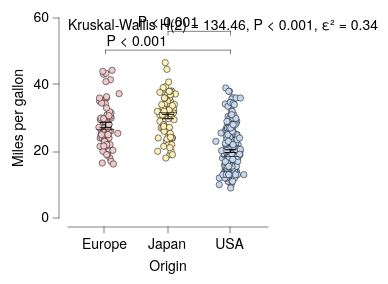

Vega-Lite specification stored for this chart:
### Vega-Lite specification from a JSON file in a GitHub repository (floating-point values rounded to 4 significant figures; data arrays with more than 128 entries replaced by an {"elided": "..."} marker saying what was removed)
{"background": null, "config": {"arc": {"fill": "#DBDBDB", "fillOpacity": 1.0, "innerRadius": 25.0, "padAngle": 0.03, "stroke": "black", "strokeOpacity": 1, "strokeWidth": 0.25}, "area": {"fill": "#DBDBDB", "fillOpacity": 1.0, "stroke": "black", "strokeOpacity": 1, "strokeWidth": 0.25}, "axis": {"domain": true, "domainCap": "round", "domainColor": "black", "domainWidth": 0.25, "grid": false, "gridCap": "round", "gridColor": "#F1F1F1", "gridDash": [0, 0], "gridOpacity": 1.0, "gridWidth": 0.25, "labelColor": "black", "labelFont": "HelveticaNeue", "labelFontSize": 7, "labelFontStyle": "normal", "labelFontWeight": 400, "offset": 4.5, "ticks": true, "tickCap": "round", "tickColor": "black", "tickSize": 3, "tickWidth": 0.25, "titleColor": "black", "titleFont": "HelveticaNeue", "titleFontSize": 7, "titleFontStyle": "normal", "titleFontWeight": 400}, "axisX": {"domain": true, "labelAlign": "center", "labelAngle": 0, "labels": true, "ticks": true, "translate": 0}, "axisY": {"domain": true, "labelAlign": "right", "labelAngle": 0, "labels": true, "ticks": true, "translate": 0}, "axisRight": {"domain": true, "labelAlign": "left", "labelAngle": 0, "labels": true, "ticks": true, "translate": 0}, "axisTop": {"domain": true, "labelAlign": "center", "labelAngle": 0, "labels": true, "ticks": true, "translate": 0}, "bar": {"fill": "#DBDBDB", "fillOpacity": 1.0, "stroke": "black", "strokeOpacity": 1, "strokeWidth": 0.25}, "boxplot": {"size": 9.0, "ticks": {"cornerRadius": 0.25, "fill": "black", "size": 4.5, "thickness": 0.25}, "box": {"fillOpacity": 1.0, "stroke": "black", "strokeOpacity": 1, "strokeWidth": 0.25}, "median": {"fill": "black", "fillOpacity": 1.0, "size": 9.0, "thickness": 0.25}, "rule": {"fill": "black", "fillOpacity": 1.0, "size": 10.0, "stroke": "black", "strokeDash": [0, 0], "strokeOpacity": 1, "strokeWidth": 0.25}, "outliers": {"color": "black", "fill": "black", "fillOpacity": 1.0, "size": 0, "stroke": "black", "strokeOpacity": 1, "strokeWidth": 0.25}}, "circle": {"fill": "black", "fillOpacity": 1.0, "size": 0.5, "stroke": "black", "strokeOpacity": 1, "strokeWidth": 0.25}, "errorband": {"band": {"fillOpacity": 0.6, "stroke": null, "strokeWidth": 0.25, "strokeOpacity": 1}, "borders": {"opacity": 0, "strokeOpacity": 0.25, "strokeWidth": 1}}, "errorbar": {"opacity": 1, "rule": {"strokeDash": [0, 0], "strokeWidth": 0.5}, "ticks": {"color": "black", "cornerRadius": 0.25, "opacity": 1, "size": 6.0, "thickness": 0.5}, "thickness": 0.5}, "font": "HelveticaNeue", "geoshape": {"fill": "#DBDBDB", "fillOpacity": 1.0, "stroke": "black", "strokeOpacity": 1, "strokeWidth": 0.25}, "header": {"labelColor": "black", "labelFont": "HelveticaNeue", "labelFontSize": 7, "labelFontStyle": "normal", "labelFontWeight": 400, "titleColor": "black", "titleFont": "HelveticaNeue", "titleFontSize": 7, "titleFontStyle": "normal", "titleFontWeight": 400, "titlePadding": 0}, "legend": {"disable": false, "offset": 4.5, "gradientLength": 50.0, "gradientThickness": 5.0, "gradientOpacity": 1.0, "gradientStrokeColor": "black", "gradientStrokeWidth": 0.25, "labelColor": "black", "labelFont": "HelveticaNeue", "labelFontSize": 7, "labelFontStyle": "normal", "labelFontWeight": 400, "strokeColor": "black", "strokeWidth": 0, "symbolSize": 42, "symbolStrokeColor": "black", "symbolStrokeWidth": 0.25, "titleColor": "black", "titleFont": "HelveticaNeue", "titleFontSize": 7, "titleFontStyle": "normal", "titleFontWeight": 400}, "line": {"color": "black", "stroke": "black", "strokeCap": "round", "strokeDash": [0, 0], "strokeOpacity": 1, "strokeWidth": 0.375}, "point": {"filled": true, "fill": "#DBDBDB", "fillOpacity": 1.0, "size": 5.0, "stroke": "black", "strokeOpacity": 1, "strokeWidth": 0.25}, "range": {"category": ["#C6D9F1", "#F1C9CB", "#FEF0B9", "#CEE37A", "#7AA8E0", "#E589A3", "#FDDD5D", "#68B961", "#4177B1", "#C35082", "#E5C227", "#438156"], "diverging": {"scheme": ["#C35082", "#CE6D94", "#D989A7", "#E2A4BA", "#EABFCE", "#F1DBE2", "#F6F6F6", "#D7E0EB", "#B9CBE0", "#9BB6D5", "#7DA1C9", "#5F8CBD", "#4177B1"]}, "heatmap": {"scheme": ["#DFE9F7", "#C6D9F1", "#ADC8EC", "#94B8E6", "#7AA8E0", "#6097DA", "#4D87CA", "#4177B1", "#386898", "#2F597F", "#264A69", "#1D3A58"]}, "ordinal": {"scheme": ["#F1F1F1", "#DBDBDB", "#C6C6C6", "#B2B2B2", "#9D9D9D", "#898989", "#767676", "#636363", "#515151", "#404040", "#2F2F2F", "#1F1F1F"]}, "ramp": {"scheme": ["#DFE9F7", "#C6D9F1", "#ADC8EC", "#94B8E6", "#7AA8E0", "#6097DA", "#4D87CA", "#4177B1", "#386898", "#2F597F", "#264A69", "#1D3A58"]}}, "rule": {"color": "black", "stroke": "black", "strokeCap": "round", "strokeDash": [2, 2], "strokeOpacity": 1, "strokeWidth": 0.25}, "scale": {"bandPaddingInner": 0.1, "bandPaddingOuter": 0.1, "round": false}, "rect": {"fill": "#DBDBDB", "fillOpacity": 1.0, "stroke": "black", "strokeOpacity": 1, "strokeWidth": 0.25}, "square": {"fill": "#DBDBDB", "fillOpacity": 1.0, "size": 10.0, "stroke": "black", "strokeOpacity": 1, "strokeWidth": 0.25}, "text": {"color": "black", "font": "HelveticaNeue", "fontSize": 7, "fontStyle": "normal", "fontWeight": 400}, "title": {"anchor": "middle", "frame": "group", "color": "black", "font": "HelveticaNeue", "fontSize": 7, "fontStyle": "normal", "fontWeight": 400, "subtitleColor": "black", "subtitleFont": "HelveticaNeue", "subtitleFontSize": "HelveticaNeue", "subtitleFontStyle": "normal", "subtitleFontWeight": 400}, "view": {"continuousWidth": 100, "continuousHeight": 100, "discreteWidth": 100, "discreteHeight": 100, "fill": null, "stroke": null, "strokeWidth": 0.25}}, "layer": [{"data": {"name": "data-5a85ede2053d4aec77293cfb476ae07b"}, "mark": {"type": "circle", "opacity": 1.0, "size": 10.0}, "encoding": {"color": {"field": "Origin", "legend": null, "sort": ["USA", "Europe", "Japan"], "title": null, "type": "nominal"}, "x": {"axis": {}, "field": "Origin", "sort": ["USA", "Europe", "Japan"], "title": "Origin", "type": "nominal"}, "xOffset": {"field": "jitter_x", "scale": {"domain": [-7.33, 7.33], "range": [5.17, 19.83]}, "type": "quantitative"}, "y": {"field": "Miles_per_Gallon", "title": "Miles per gallon", "type": "quantitative"}}}, {"data": {"name": "data-fb2d1ad9bf126d375f53c43be2e3e749"}, "mark": {"type": "errorbar"}, "encoding": {"x": {"axis": {}, "field": "Origin", "sort": ["USA", "Europe", "Japan"], "title": "Origin", "type": "nominal"}, "y": {"field": "__mean", "title": "Miles per gallon", "type": "quantitative"}, "yError": {"field": "__error"}}}, {"data": {"name": "data-5a85ede2053d4aec77293cfb476ae07b"}, "mark": {"type": "boxplot", "box": {"fillOpacity": 0, "strokeOpacity": 0}, "outliers": {"opacity": 0}, "rule": {"strokeOpacity": 0}, "ticks": false}, "encoding": {"x": {"axis": {}, "field": "Origin", "sort": ["USA", "Europe", "Japan"], "title": "Origin", "type": "nominal"}, "y": {"field": "Miles_per_Gallon", "title": "Miles per gallon", "type": "quantitative"}}}, {"layer": [{"data": {"name": "data-679edc1677894b30ad1864269922c358"}, "mark": {"type": "text", "align": "left", "angle": 0, "baseline": "top", "dx": 0, "dy": 0, "fontSize": 7, "opacity": 1.0}, "encoding": {"text": {"field": "__text", "type": "nominal"}, "x": {"value": 0}, "y": {"value": 0}}}, {"layer": [{"data": {"values": [{"x": "USA", "x2": "Europe", "y": 50.36, "__dysonsphere__": 1}]}, "mark": {"type": "rule", "strokeCap": "round", "strokeDash": [0, 0], "strokeWidth": 0.25}, "encoding": {"x": {"field": "x", "type": "nominal"}, "x2": {"field": "x2"}, "y": {"field": "y", "type": "quantitative"}}}, {"data": {"values": [{"x": "USA", "y": 50.36, "y2": 49.23, "__dysonsphere__": 1}]}, "mark": {"type": "rule", "strokeCap": "round", "strokeDash": [0, 0], "strokeWidth": 0.25}, "encoding": {"x": {"field": "x", "type": "nominal"}, "y": {"field": "y", "type": "quantitative"}, "y2": {"field": "y2"}}}, {"data": {"values": [{"x": "Europe", "y": 50.36, "y2": 49.23, "__dysonsphere__": 1}]}, "mark": {"type": "rule", "strokeCap": "round", "strokeDash": [0, 0], "strokeWidth": 0.25}, "encoding": {"x": {"field": "x", "type": "nominal"}, "y": {"field": "y", "type": "quantitative"}, "y2": {"field": "y2"}}}, {"data": {"values": [{"y": 50.36, "label": "P < 0.001", "__dysonsphere__": 1}]}, "mark": {"type": "text", "align": "center", "dy": -4, "fontSize": 7}, "encoding": {"text": {"field": "label", "type": "nominal"}, "x": {"value": 34.38}, "y": {"field": "y", "type": "quantitative"}}}]}, {"layer": [{"data": {"values": [{"x": "USA", "x2": "Japan", "y": 56.0, "__dysonsphere__": 1}]}, "mark": {"type": "rule", "strokeCap": "round", "strokeDash": [0, 0], "strokeWidth": 0.25}, "encoding": {"x": {"field": "x", "type": "nominal"}, "x2": {"field": "x2"}, "y": {"field": "y", "type": "quantitative"}}}, {"data": {"values": [{"x": "USA", "y": 56.0, "y2": 54.87, "__dysonsphere__": 1}]}, "mark": {"type": "rule", "strokeCap": "round", "strokeDash": [0, 0], "strokeWidth": 0.25}, "encoding": {"x": {"field": "x", "type": "nominal"}, "y": {"field": "y", "type": "quantitative"}, "y2": {"field": "y2"}}}, {"data": {"values": [{"x": "Japan", "y": 56.0, "y2": 54.87, "__dysonsphere__": 1}]}, "mark": {"type": "rule", "strokeCap": "round", "strokeDash": [0, 0], "strokeWidth": 0.25}, "encoding": {"x": {"field": "x", "type": "nominal"}, "y": {"field": "y", "type": "quantitative"}, "y2": {"field": "y2"}}}, {"data": {"values": [{"y": 56.0, "label": "P < 0.001", "__dysonsphere__": 1}]}, "mark": {"type": "text", "align": "center", "dy": -4, "fontSize": 7}, "encoding": {"text": {"field": "label", "type": "nominal"}, "x": {"value": 50.0}, "y": {"field": "y", "type": "quantitative"}}}]}], "name": "__dysonsphere_7f31558d4d7656ba_5"}], "$schema": "https://vega.github.io/schema/vega-lite/v6.4.1.json", "datasets": {"data-5a85ede2053d4aec77293cfb476ae07b": {"elided": "398 records"}, "data-fb2d1ad9bf126d375f53c43be2e3e749": [{"Origin": "USA", "__mean": 20.08, "__error": 0.4058, "__dysonsphere__": 1}, {"Origin": "Europe", "__mean": 27.89, "__error": 0.8037, "__dysonsphere__": 1}, {"Origin": "Japan", "__mean": 30.45, "__error": 0.6852, "__dysonsphere__": 1}], "data-679edc1677894b30ad1864269922c358": [{"__text": "Kruskal-Wallis H(2) = 134.46, P < 0.001, ε² = 0.34", "__dysonsphere__": 1}]}}
